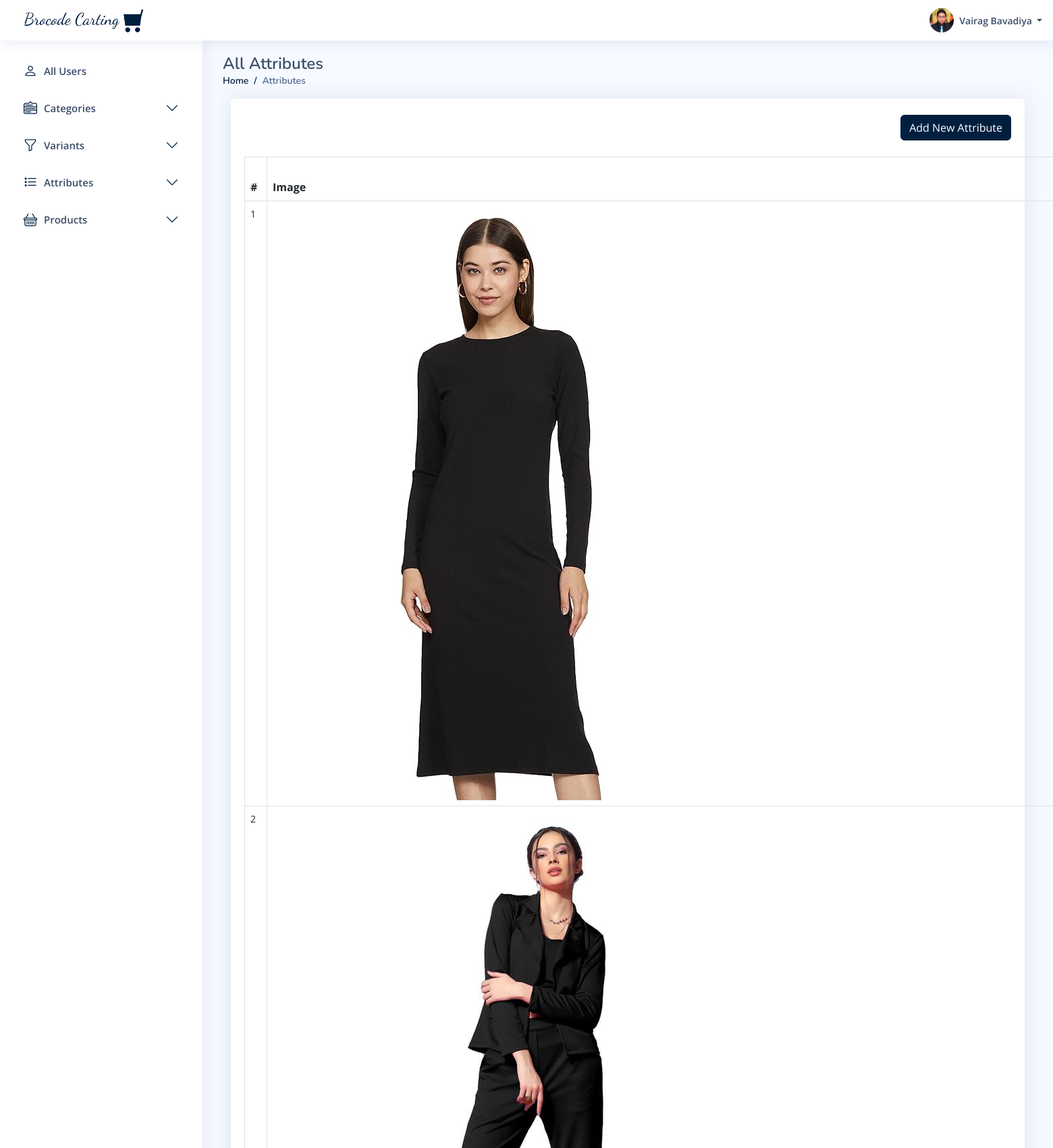
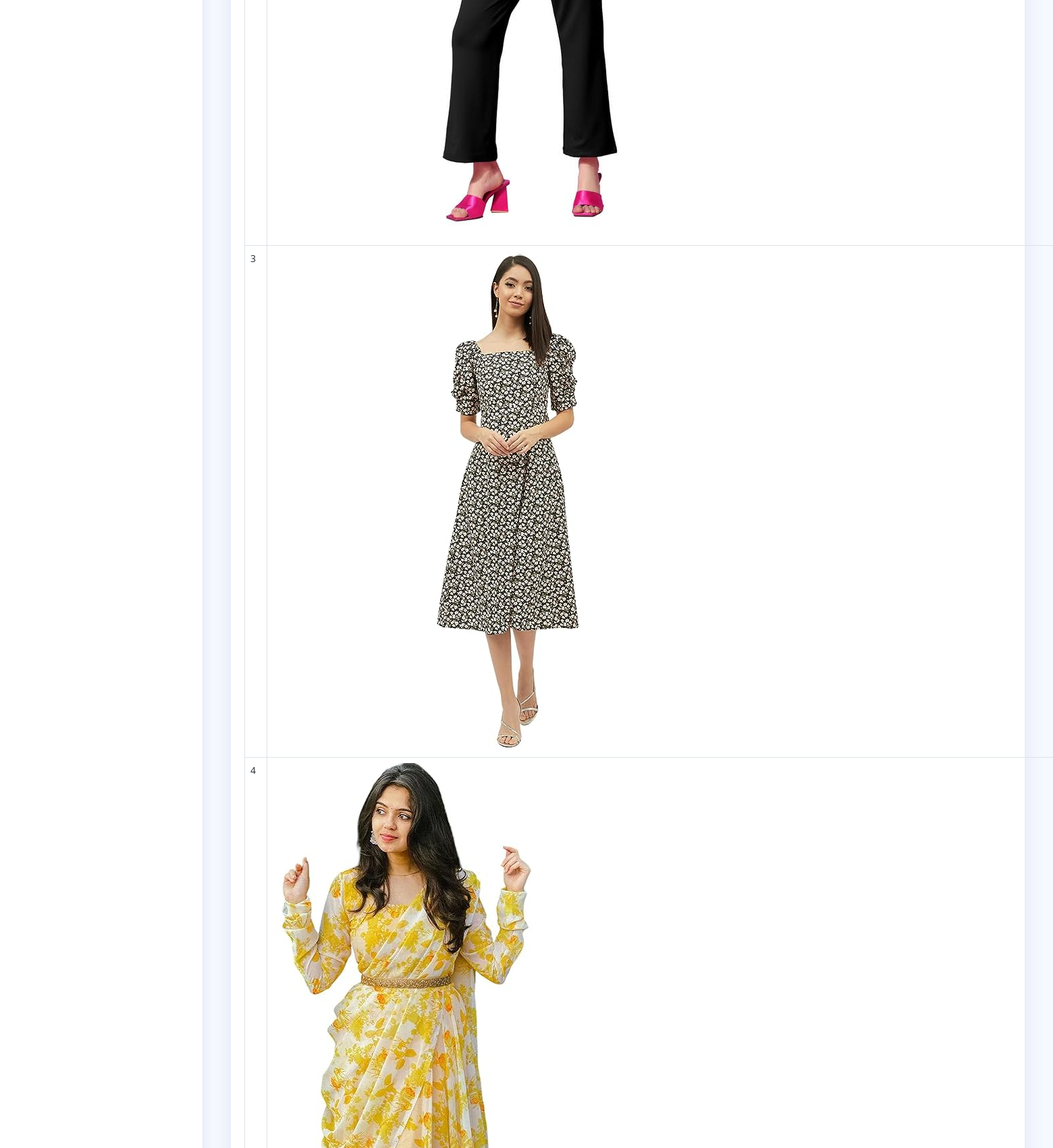
The page /admin/attributes/all.php (signed in, upper part) on the database its author committed (2 pictures, top to bottom).
### tables this page shows
CREATE TABLE `users` (
  `id` int(20) NOT NULL,
  `u_name` varchar(50) NOT NULL,
  `email` varchar(50) NOT NULL,
  `phone_no` varchar(10) NOT NULL,
  `password` varchar(10) NOT NULL,
  `u_type_id` int(20) NOT NULL,
  `u_profile` varchar(200) NOT NULL,
  `created_at` datetime NOT NULL,
  `updated_at` datetime NOT NULL,
  `created_by` int(20) DEFAULT NULL,
  `updated_by` int(20) DEFAULT NULL,
  `is_active` tinyint(1) NOT NULL
);

CREATE TABLE `attribute` (
  `id` int(20) NOT NULL,
  `variants_id` int(20) NOT NULL,
  `attribute_name` varchar(50) NOT NULL,
  `attribute_image` varchar(150) DEFAULT NULL,
  `created_by` int(20) DEFAULT NULL,
  `updated_by` int(11) DEFAULT NULL,
  `created_at` datetime DEFAULT NULL,
  `updated_at` datetime DEFAULT NULL,
  `is_active` tinyint(1) NOT NULL
);

### admin/attributes/all.php (the view, shortened to what this page needs)
<?php
require('../config.php');
require('../header.php');
?>
<main id="main" class="main">
    <div class="pagetitle">
        <h1>All Attributes</h1>
        <nav>
            <ol class="breadcrumb">
                <li class="breadcrumb-item active"><a href="/e-commerce/admin/dashboard.php">Home</a></li>
                <li class="breadcrumb-item active">Attributes</li>
            </ol>
        </nav>
    </div>
    <section class="content">
        <div class="container-fluid">
            <div class="row">
                <div class="col-lg-12 grid-margin stretch-card">
                    <div class="card">
                        <div class="card-body">
                            <div class="my-4 d-flex justify-content-end">
                                <a href="/e-commerce/admin/attributes/create.php" class="btn btn-primary">Add New Attribute</a>
                            </div>
                            <table class="table table-bordered datatable" id="table_id">
                                <thead>
                                    <tr>
                                        <th>#</th>
                                        <th>Image</th>
                                    </tr>
                                </thead>
                                <tbody>
                                    <?php
                                    $query = "SELECT id,attribute_name,attribute_image,created_at from attribute ORDER BY id DESC";
                                    if ($result = $conn->query($query)) {
                                        $i = 0;
                                        while ($row = $result->fetch_assoc()) {
                                            $i++;
                                    ?>
                                            <tr>
                                                <td><?php echo $i; ?></td>
                                                <td>
                                                    <?php
                                                    if ($row['attribute_image'] == "")
                                                        echo "-";
                                                    else { ?>
                                                        <img src=" <?php echo $row['attribute_image']; ?>">
                                                    <?php
                                                    }
                                                    ?>
                                                </td>
                                            </tr>
                                    <?php
                                        }
                                    }
                                    ?>
                                </tbody>
                            </table>
                        </div>
                    </div>
                </div>
            </div>
        </div>
    </section>
</main>
<?php require('../footer.php'); ?>

### admin/header.php (shortened to what this page needs)
<?php
require("config.php");
?>
<!DOCTYPE html>
<html lang="en">
<head>
    <link rel="stylesheet" href="https://cdnjs.cloudflare.com/ajax/libs/font-awesome/4.7.0/css/font-awesome.min.css">
    <link href="/e-commerce/admin/assets/vendor/bootstrap/css/bootstrap.min.css" rel="stylesheet">
    <link href="/e-commerce/admin/assets/vendor/bootstrap-icons/bootstrap-icons.css" rel="stylesheet">
    <link href="/e-commerce/admin/assets/vendor/boxicons/css/boxicons.min.css" rel="stylesheet">
    <link href="/e-commerce/admin/assets/vendor/quill/quill.snow.css" rel="stylesheet">
    <link href="/e-commerce/admin/assets/vendor/quill/quill.bubble.css" rel="stylesheet">
    <link href="/e-commerce/admin/assets/vendor/remixicon/remixicon.css" rel="stylesheet">
    <link href="/e-commerce/admin/assets/vendor/simple-datatables/style.css" rel="stylesheet">
    <link href="/e-commerce/admin/assets/css/style.css" rel="stylesheet">
</head>
<body>
    <header id="header" class="header fixed-top d-flex align-items-center">
        <div class="d-flex align-items-center justify-content-between">
            <a href="/e-commerce/admin/dashboard.php" class="logo d-flex align-items-center">
                <img src="/e-commerce/img/logo-color.png" alt="">
            </a>
        </div>
        <nav class="header-nav ms-auto">
            <ul class="d-flex align-items-center">
                <li class="nav-item dropdown pe-3">
                    <a class="nav-link nav-profile d-flex align-items-center pe-0" href="#" data-bs-toggle="dropdown">
                        <?php
                        $sql = "SELECT u.id,u.u_name,u.email,u.phone_no,u.u_profile,u.is_active,ut.type_name FROM users as u,user_type as ut where u.id = " . $_SESSION['id'];
                        $result = $conn->query($sql);
                        $row = mysqli_fetch_assoc($result);
                        ?>
                        <?php if ($row['u_profile']) : ?>
                            <img src="/e-commerce/admin/<?php echo $row['u_profile']; ?>" alt="Profile" class="rounded-circle">
                            <?php else: ?>
                            <img src="/e-commerce/admin/user_images/default.avif" alt="" width="35" height="35" class="rounded-circle">
                        <?php endif; ?>
                        <span class="d-none d-md-block dropdown-toggle ps-2">
                            <?php echo $row['u_name']; ?> </span>
                    </a>
                </li>
            </ul>
        </nav>
    </header>
    <aside id="sidebar" class="sidebar">
        <ul class="sidebar-nav" id="sidebar-nav">
            <li class="nav-item">
                <a class="nav-link collapsed" data-bs-target="#users-nav" href="/e-commerce/admin/allusers.php" aria-expanded="false">
                    <i class="bi bi-person"></i>
                    <span>All Users</span>
                </a>
            </li>
            <li class="nav-item">
                <a class="nav-link collapsed" data-bs-target="#components-nav" data-bs-toggle="collapse" href="#" aria-expanded="false">
                    <i class="bi bi-menu-down"></i>
                    <span>Categories</span>
                    <i class="bi bi-chevron-down ms-auto"></i>
                </a>
            </li>
            <li class="nav-item">
                <a class="nav-link collapsed" data-bs-target="#variants-nav" data-bs-toggle="collapse" href="#">
                    <i class="bi bi-funnel"></i><span>Variants</span><i class="bi bi-chevron-down ms-auto"></i>
                </a>
            </li>
            <li class="nav-item">
                <a class="nav-link collapsed" data-bs-target="#attributes-nav" data-bs-toggle="collapse" href="#">
                    <i class="bi bi-list-stars"></i><span>Attributes</span><i class="bi bi-chevron-down ms-auto"></i>
                </a>
            </li>
            <li class="nav-item">
                <a class="nav-link collapsed" data-bs-target="#products-nav" data-bs-toggle="collapse" href="#">
                    <i class="bi bi-basket"></i><span>Products</span><i class="bi bi-chevron-down ms-auto"></i>
                </a>
            </li>
        </ul>
    </aside>

### admin/assets/css/style.css (style rules this page uses)
:root { scroll-behavior: smooth; }
body { font-family: "Open Sans", sans-serif; background: #f6f9ff; color: #444444; }
a { color: #001F3F; text-decoration: none; }
h1, h2, h3, h4, h5, h6 { font-family: "Nunito", sans-serif; }
#main { margin-top: 60px; padding: 20px 30px; transition: all 0.3s; }
.pagetitle { margin-bottom: 10px; }
.pagetitle h1 { font-size: 24px; margin-bottom: 0; font-weight: 600; color: #3b4c69; }
.card { margin-bottom: 30px; border: none; border-radius: 5px; box-shadow: 0px 0 30px rgba(1, 41, 112, 0.1); }
.card-body { padding: 0 20px 20px 20px; }
.breadcrumb { font-size: 14px; font-family: "Nunito", sans-serif; color: #001F3F; font-weight: 600; }
.breadcrumb a { color: #001F3F; transition: 0.3s; }
.breadcrumb .breadcrumb-item::before { color: #001F3F; }
.breadcrumb .active { color: #51678f; font-weight: 600; }
.logo { line-height: 1; }
@media (min-width: 1200px) { .logo { width: 280px; } }
.logo img { max-height: 26px; margin-right: 6px; }
.header { transition: all 0.5s; z-index: 997; height: 60px; box-shadow: 0px 2px 20px rgba(1, 41, 112, 0.1); background-color: #fff; padding-left: 20px; }
.header-nav ul { list-style: none; }
.header-nav>ul { margin: 0; padding: 0; }
.header-nav .nav-profile { color: #3b4c69; }
.header-nav .nav-profile img { max-height: 36px; }
.header-nav .nav-profile span { font-size: 14px; font-weight: 600; }
.sidebar { position: fixed; top: 60px; left: 0; bottom: 0; width: 300px; z-index: 996; transition: all 0.3s; padding: 20px; overflow-y: auto; scrollbar-width: thin; scrollbar-color: #aab7cf transparent; box-shadow: 0px 0px 20px rgba(1, 41, 112, 0.1); background-color: #fff; }
@media (min-width: 1200px) { #main, #footer { margin-left: 300px; } }
.sidebar-nav { padding: 0; margin: 0; list-style: none; }
.sidebar-nav li { padding: 0; margin: 0; list-style: none; }
.sidebar-nav .nav-item { margin-bottom: 5px; }
.sidebar-nav .nav-link { display: flex; align-items: center; font-size: 15px; font-weight: 600; color: #001F3F; transition: 0.3; background: #f6f9ff; padding: 10px 15px; border-radius: 4px; }
.sidebar-nav .nav-link i { font-size: 16px; margin-right: 10px; color: #001F3F; }
.sidebar-nav .nav-link.collapsed { color: #3b4c69; background: #fff; }
.sidebar-nav .nav-link.collapsed i { color: #001F3F; }
.sidebar-nav .nav-link .bi-chevron-down { margin-right: 0; transition: transform 0.2s ease-in-out; }

### admin/header.php (style rules this page uses)
.sidebar-nav .nav-link i { font-size: 20px; }
.datatable td { font-size: 14px; }
.logo img { max-height: 50px; }
.btn { text-transform: capitalize; }
.btn-primary, .btn:focus-visible, .btn-check:checked+.btn, .btn.active, .btn.show, .btn:first-child:active, :not(.btn-check)+.btn:active { background-color: #001F3F; border-color: #001F3F; box-shadow: none; }

### rows shown on the page
users: u_profile (placeholder picture), u_name "Vairag Bavadiya"
attribute: attribute_image (picture)
attribute: attribute_image (picture)
attribute: attribute_image (picture)
attribute: attribute_image (picture)
